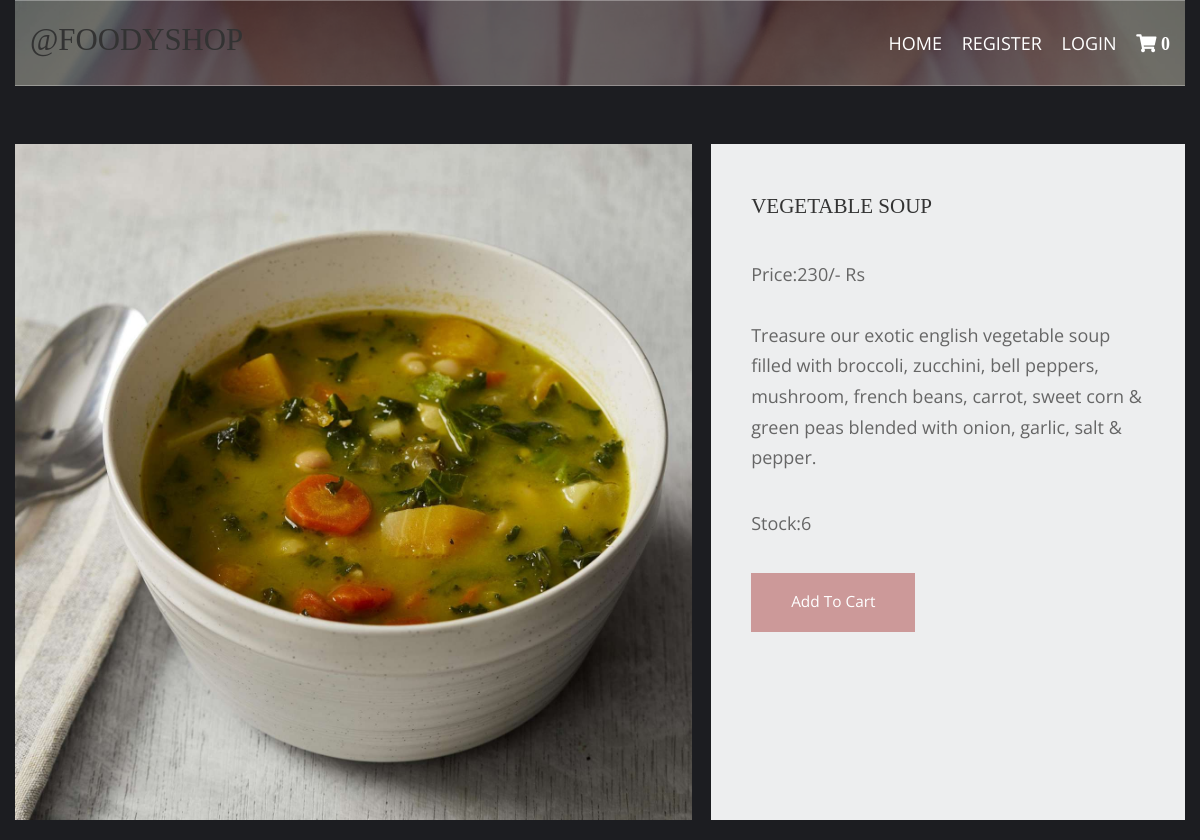
Screenshot of /Vegetable-items/Vegetable-Soup with the database file from the repository.
### shop/models.py (models this page shows, shortened)
class products(models.Model):
    name=models.CharField(max_length=250,unique=True)
    slug=models.SlugField(max_length=250,unique=True)
    img=models.ImageField(upload_to='product')
    desc=models.TextField()
    stock=models.IntegerField()
    available=models.BooleanField()
    price=models.IntegerField()
    category=models.ForeignKey(categ,on_delete=models.CASCADE)

### shop/views.py (the view)
# urls.py: path('<slug:c_slug>/<slug:product_slug>',views.prodDetails,name='details'),
def prodDetails(request,c_slug,product_slug):
    try:
        prod=products.objects.get(category__slug=c_slug,slug=product_slug)
    except Exception as e:
        raise e
    return render(request,'item.html',{'pr':prod})

### cart/context_processor.py (called while the page is built)
def count(request):
    item_count=0;
    if 'admin' in request.path:
        return {}
    else:
        try:
            ct=cartlist.objects.filter(cart_id=c_id(request))
            cti=items.objects.all().filter(cart=ct[:1])
            for c in cti:
                item_count+=c.quant
        except cartlist.DoesNotExist:
            item_count=0
        return dict(itc=item_count)

### cart/views.py (called while the page is built)
def c_id(request):
    ct_id=request.session.session_key
    if not ct_id:
        ct_id=request.session.create()
    return ct_id

### templates/item.html (shortened to what this page needs)
{% extends 'base.html' %}
{% load static %}
{% block content %}
<!DOCTYPE html>
<html lang="en">
<head>
    <link href="{% static 'pr/fontawesome/css/all.min.css' %}" rel="stylesheet" />
    <link href="{% static 'pr/css/templatemo-comparto.css' %}" rel="stylesheet" />
</head>
<body>
    <br><br>
    <div class="container-fluid">
        <section class="tm-mb-1" id="about">
            <div class="tm-row tm-about-row">
                <div class="tm-section-1-l">
                    <img src="{{pr.img.url}}" alt="About image" class="tm-img-responsive">
                </div>
                <article class="tm-section-1-r tm-bg-color-8">
                    <h2 class="tm-mb-2 tm-title-color">{{pr.name}}</h2>
                    <p>Price:{{pr.price}}/- Rs <br><br> {{pr.desc}}</p>
                    <p>Stock:{{pr.stock}}</p>
                {% if pr.stock <= 0 %}
                 <h1 style="color:red">Sorry!.. No stock left </h1>
                {% else %}
                    <a href="{% url 'addcart' pr.id %}" class="tm-btn tm-btn-1 tm-link-to-services">Add To Cart</a>
                {% endif %}
                </article>
            </div>
        </section>
    </div>
</body>
</html>
{% endblock %}

### static/hm/layout/styles/layout.css (style rules this page uses)
*, *::before, *::after { transition:all .3s ease-in-out; }
body { color:#A5A6AA; background-color:#1C1D21; }
a { color:#FBAB45; }

### static/pr/css/templatemo-comparto.css (style rules this page uses)
*, *::before, *::after { box-sizing: border-box; outline: none; }
ul, h1, h2, h3, h4, p, figure { padding: 0; margin: 0; }
body { font-family: 'Open Sans', Arial, sans-serif; font-size: 18px; overflow-x: hidden; padding-left: 15px; padding-right: 15px; margin: 0; }
h2 { font-size: 1.5rem; }
a { transition: all 0.3s ease; text-decoration: none; }
p { color: #666; line-height: 1.7; margin-bottom: 35px; }
h1, h2, h3, h4, h5, h6 { color: #333; }
.container-fluid { max-width: 1210px; margin-left: auto; margin-right: auto; }
.tm-mb-1 { margin-bottom: 20px; }
.tm-mb-2 { margin-bottom: 40px; }
.tm-bg-color-8 { background-color: #EDEEEF; }
.tm-img-responsive { max-width: 100%; height: auto; }
.tm-section-1-l { width: 57.85%; margin-right: 1.65%; }
.tm-section-1-r { padding: 50px 40px; width: 40.5%; }
.tm-row { display: flex; }
.tm-btn { display: inline-block; padding: 15px 40px; font-size: 1.1rem; border: none; background-color: #CC9999; color: white; }
a { color: #666; }

### static/hm/layout/styles/framework.css (style rules this page uses)
html { overflow-y:scroll; overflow-x:hidden; }
html, body { margin:0; padding:0; font-size:14px; line-height:1.6em; }
*, *::before, *::after { box-sizing:border-box; }
a { outline:none; text-decoration:none; }
img { width:auto; max-width:100%; height:auto; margin:0; padding:0; border:none; line-height:normal; vertical-align:middle; }
body, input, textarea, select { font-family:Verdana, Geneva, sans-serif; }
h1, h2, h3, h4, h5, h6, .heading { font-family:Georgia, "Times New Roman", Times, serif; }
::placeholder { opacity:1; }
h1, h2, h3, h4, h5, h6, .heading { margin:0 0 20px 0; font-size:1.4rem; line-height:normal; font-weight:normal; text-transform:uppercase; }
address, article, aside, figcaption, figure, footer, header, main, nav, section { display:block; margin:0; padding:0; }

### rows the page displays
products: img (picture), name "VEGETABLE SOUP", price "230", desc "Treasure our exotic english vegetable soup filled with broccoli, zucchini, bell peppers, mushroom, french beans, carrot, sweet corn & green peas blended with onion, garlic, salt & pepper.", stock "6"

### other values shown
{{ itc }} "0"
